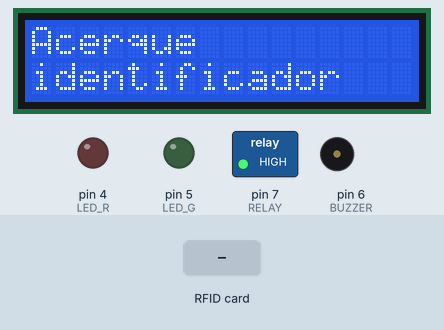
Bench run of a sketch on a simulated Arduino Uno, built with avr-gcc and run on an emulated ATmega328P. On the bench: 16×2 character LCD, switched loads named in the sketch (green lamp = pin HIGH), output pins drawn as LEDs (lit = HIGH), buzzer (waves = sounding). Inputs (shaded band) come from the test bench. Pins used as bus, display or sensor lines are not drawn; what the sketch prints to the serial monitor is not drawn.

Above: at 1.3 s.
1.4 s: RFID card F2 91 76 33 held to the reader
At 2.0 s:
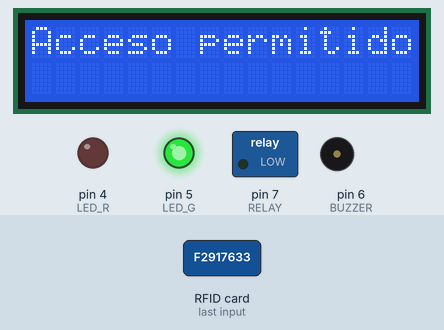
4.4 s: RFID card 5E 7A 19 C4 held to the reader
At 5.2 s:
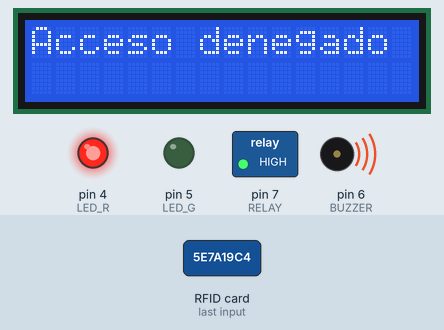
6.9 s: RFID card A3 EE B2 12 held to the reader
At 7.9 s:
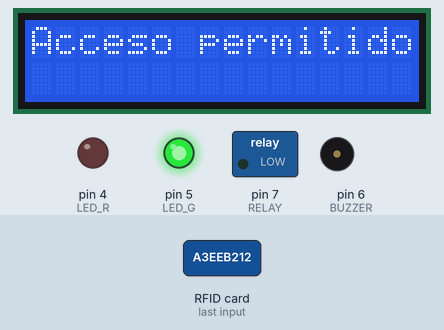
Timing chart, 0 to 10.5 s (numbered marks = the images above; inputs shaded):
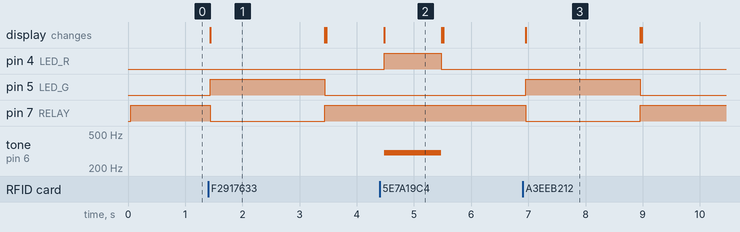

The sketch:

PUERTA.ino
```cpp
#include <SPI.h>
#include <MFRC522.h>
#include <Wire.h>
#include <LiquidCrystal_I2C.h>
#include <SoftwareSerial.h>

// Pines RFID
#define SS_PIN 10//SDA pin(rojo)
#define RST_PIN 9//Reset Pin(morado-café)
#define MOSI_PIN 11//Mosi Pin(amarillo)
#define MISO_PIN 12// Miso Pin(verde)
#define SCK_PIN 13 //Sck/Scl Pin(naranjo)

//Pines de comunicación
#define RX 2
#define TX 3
SoftwareSerial espSerial(RX, TX);

// Pines de salida
#define LED_G 5      // LED verde
#define LED_R 4      // LED rojo
#define RELAY 7      // Relay para la cerradura
#define BUZZER 6     // Buzzer

// Constantes
#define ACCESS_DELAY 2000
#define DENIED_DELAY 1000

// Configuración del LCD (dirección I2C, columnas, filas)
LiquidCrystal_I2C lcd(0x27, 16, 2);


// Instancia RFID
MFRC522 mfrc522(SS_PIN, RST_PIN);

// Listas de UIDs permitidos
String tarjetasPermitidas[] = {
  "F2:91:76:33",
  "A3:EE:B2:12",
  "D0:85:48:32",
  "B9:80:F0:97"
};

String llaverosPermitidos[] = {
  "89:5A:D2:B9",
  "E9:7F:D4:B9",
  "73:57:26:F8",
  "23:C7:E6:F7"
};

void setup() {
  // Inicialización básica
  Serial.begin(9600);
  SPI.begin();
  mfrc522.PCD_Init();
  espSerial.begin(9600); // Comunicación con el ESP8266

  // Inicialización de pines
  pinMode(LED_G, OUTPUT);
  pinMode(LED_R, OUTPUT);
  pinMode(RELAY, OUTPUT);
  pinMode(BUZZER, OUTPUT);

  // Configuración inicial: cerradura cerrada
  noTone(BUZZER);
  digitalWrite(RELAY, HIGH); // Cerradura cerrada (ajustar según lógica)

  // Inicializar LCD
  lcd.init();
  lcd.backlight();
  lcd.setCursor(0, 0);
  lcd.print("Sistema listo");

  Serial.println("Coloca tu tarjeta...");
}

void loop() {
  // Mensaje por defecto
  lcd.setCursor(0, 0);
  lcd.print("Acerque        ");
  lcd.setCursor(0, 1);
  lcd.print("identificador  ");

  // Detectar tarjeta
  if (!mfrc522.PICC_IsNewCardPresent() || !mfrc522.PICC_ReadCardSerial()) {
    return;
  }

  // Leer UID
  String content = "";
  for (byte i = 0; i < mfrc522.uid.size; i++) {
    content.concat(String(mfrc522.uid.uidByte[i] < 0x10 ? "0" : ""));
    content.concat(String(mfrc522.uid.uidByte[i], HEX));
    if (i < mfrc522.uid.size - 1) content.concat(":");
  }
  content.toUpperCase();
  Serial.println("UID leída: " + content);

  // Verificar acceso
  if (esAccesoPermitido(content)) {
    accesoAutorizado();
  } else {
    accesoDenegado();
  }
}

bool esAccesoPermitido(String uid) {
  for (String tarjeta : tarjetasPermitidas) {
    if (uid == tarjeta) return true;
  }
  for (String llavero : llaverosPermitidos) {
    if (uid == llavero) return true;
  }
  return false;
}

void accesoAutorizado() {
  Serial.println("Acceso autorizado");
  espSerial.println("Autorizado");
  lcd.clear();
  lcd.setCursor(0, 0);
  lcd.print("Acceso permitido");

  digitalWrite(RELAY, LOW);  // Activar relay
  digitalWrite(LED_G, HIGH);
  delay(ACCESS_DELAY);

  digitalWrite(RELAY, HIGH); // Desactivar relay
  digitalWrite(LED_G, LOW);
  lcd.clear();
}

void accesoDenegado() {
  Serial.println("Acceso denegado");
  espSerial.println("Denegado");
  lcd.clear();
  lcd.setCursor(0, 0);
  lcd.print("Acceso denegado");

  digitalWrite(LED_R, HIGH);
  tone(BUZZER, 300);  // Generar tono
  delay(DENIED_DELAY);

  digitalWrite(LED_R, LOW);
  noTone(BUZZER);
  lcd.clear();
}
```

Measured:
- after the input at 1.4 s, pin 5 (LED_G): LOW → HIGH at once, → LOW 2.0 s later; pin 7 (RELAY): HIGH → LOW at once, → HIGH 2.0 s later; the display: changes at once (image 1)
- after the input at 4.4 s, pin 4 (LED_R): LOW → HIGH after 0.08 s, → LOW 1.0 s later; tone on pin 6 (BUZZER): silent → 300 Hz after 0.08 s, → silent 1.0 s later; the display: changes after 0.08 s (image 2)
- after the input at 6.9 s, pin 5 (LED_G): LOW → HIGH after 0.06 s, → LOW 2.0 s later; pin 7 (RELAY): HIGH → LOW after 0.06 s, → HIGH 2.0 s later; the display: changes after 0.06 s (image 3)
- what the display in image 1 shows lasts 2.0 s, from 1.4 s to 3.4 s
- what the display in image 2 shows lasts 1.0 s, from 4.5 s to 5.5 s
